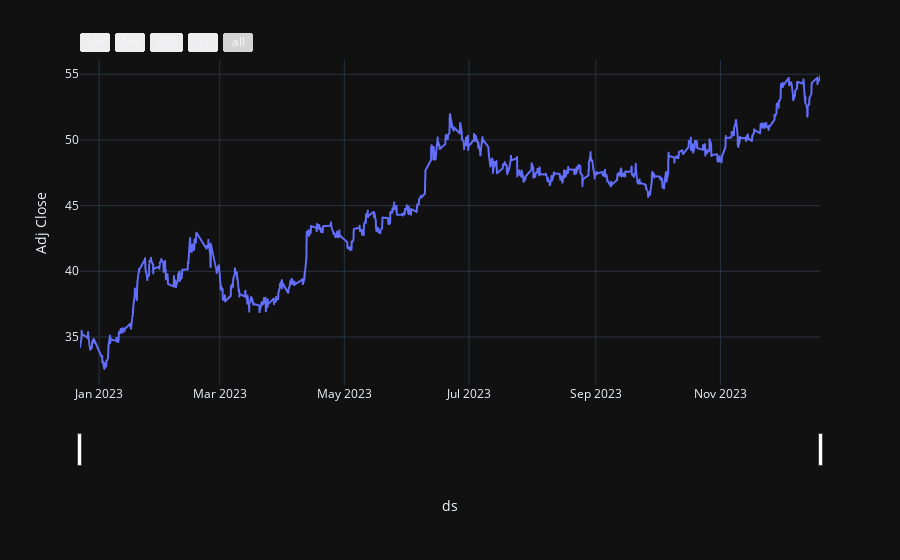

Write notebook code for a chart like this one.
### Code cell
#Plot
fig = px.line(data, x= 'ds', y='Adj Close')

fig.update_xaxes(
    rangeslider_visible=True,
    rangeselector=dict(
        buttons=list([
            dict(count=1, label="1m", step="month", stepmode="backward"),
            dict(count=6, label="6m", step="month", stepmode="backward"),
            dict(count=1, label="YTD", step="year", stepmode="todate"),
            dict(count=1, label="1y", step="year", stepmode="backward"),
            dict(step="all")
        ])
    )
)

### Figure 1 — Plotly figure (JSON) as saved in the notebook; plotly's stock layout.template omitted (floating-point values rounded to 4 significant figures; data arrays with more than 128 entries replaced by an {"elided": "..."} marker saying what was removed)
{"data": [{"hovertemplate": "ds=%{x}<br>Adj Close=%{y}<extra></extra>", "legendgroup": "", "line": {"color": "#636efa", "dash": "solid"}, "marker": {"symbol": "circle"}, "mode": "lines", "name": "", "showlegend": false, "x": {"elided": "1729 str values"}, "xaxis": "x", "y": {"elided": "1729 float values"}, "yaxis": "y", "type": "scattergl"}], "layout": {"xaxis": {"anchor": "y", "domain": [0.0, 1.0], "title": {"text": "ds"}, "rangeslider": {"visible": true}, "rangeselector": {"buttons": [{"count": 1, "label": "1m", "step": "month", "stepmode": "backward"}, {"count": 6, "label": "6m", "step": "month", "stepmode": "backward"}, {"count": 1, "label": "YTD", "step": "year", "stepmode": "todate"}, {"count": 1, "label": "1y", "step": "year", "stepmode": "backward"}, {"step": "all"}]}}, "yaxis": {"anchor": "x", "domain": [0.0, 1.0], "title": {"text": "Adj Close"}}, "legend": {"tracegroupgap": 0}, "margin": {"t": 60}}}
